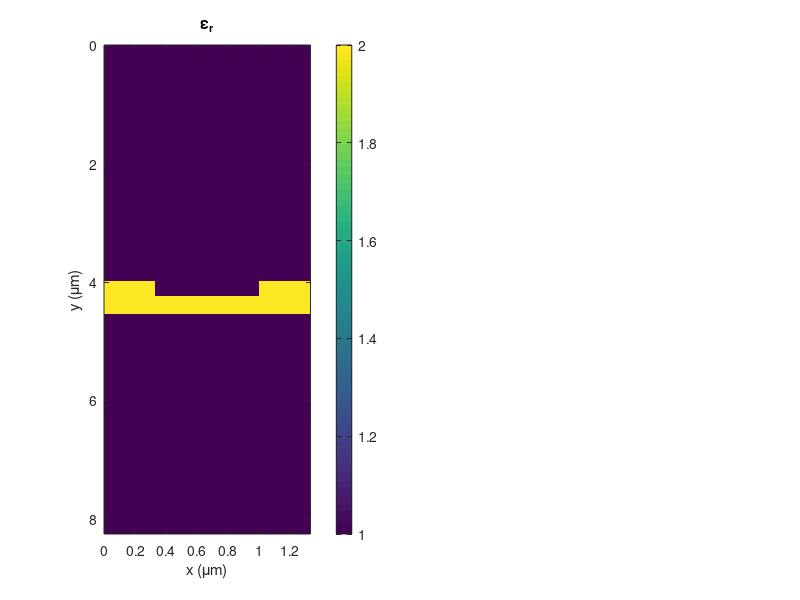

Reproduce this figure in MATLAB. (Note: this script raises an error after producing the figure.)
%%%%%%%%%%%%%%%%%%%%%%%%%%%%%%%%%%%%%%%%%%%%%%%%%%%%%%%%%%%%%%%%%%%%%%%%%%
%   Resonance Grating - FDFD Simulation
%       This MATLAB files simulates a single period of a rectangular
%       grating using the Finite-Difference Frequency Domain method.
%       The wavelength sweep goes from 2 um to 1 um.
%%%%%%%%%%%%%%%%%%%%%%%%%%%%%%%%%%%%%%%%%%%%%%%%%%%%%%%%%%%%%%%%%%%%%%%%%%
set(0,'DefaultFigureWindowStyle','docked');

% close all;
clc;
clear all;
close all;

% UNITS
micrometers = 1;
millimeters = 1e3 * micrometers;
meters = 1e3 * millimeters;
degrees = pi/180;
seconds = 1;
hertz = 1/seconds;
gigahertz = 1e9 * hertz;

% CONSTANTS
c0 = 299792458 * meters/seconds;

% POINTS FOR SWEEP 
Nf = 101;
tot_ref = zeros(1,Nf);
tot_trn = tot_ref;
tot_con = tot_ref;

% FIGURE SETTINGS 
fig = 1;        % 0 for no figures, 1 for figure animation

%%%%%%%%%%%%%%%%%%%%%%%%%%%%%%%%%%%%%%%%%%%%%%%%%%%%%%%%%%%%%%%%%%%%%%%%%
%% DEFINE SIMULATION PARAMETERS
%%%%%%%%%%%%%%%%%%%%%%%%%%%%%%%%%%%%%%%%%%%%%%%%%%%%%%%%%%%%%%%%%%%%%%%%%
% SOURCE PARAMETERS
SRC.lam0 = 1.55 * micrometers;    % Free space wavelength
SRC.theta = 0 * degrees;
SRC.MODE = 'E';                   % EM mode
f0 = c0/SRC.lam0;
lam01 = 1.4 * micrometers;
lam02 = 1.7 * micrometers;
lam0 = linspace(lam01,lam02,Nf);

% GRATING PARAMETERS
lamd = 1.55 * micrometers;      % Design wavelength
fd   = c0/lamd;                 % Design frequency
ur   = 1.0;                     % Grating permeability
er   = 2.0;                     % Grating permittivity
nr   = sqrt(ur*er);             % Substrate refractive index 
w    = 0.5000*lamd;             % Tooth width
L    = 0.8621*lamd;             % Grating period
d    = 0.1500*lamd;             % Grating depth
t    = lamd/(2*nr);             % Substrate thickness
ff   = 0.5;                    % Fill fraction

% EXTERNAL MATERIALS
ur1 = 1.0;                    % Reflection region permeability
er1 = 1.0;                    % Reflection region permittivity
ur2 = 1.0;                    % Transmission region permeability
er2 = 1.0;                    % Transmission region permittivity

% GRID PARAMETERS
NRES = 60;                    % Grid resolution
BUFZ = 2*lam02 * [1 1];       % Spacer region above and below grating
DEV.NPML = [20 20];           % Size of PML at top and bottom of grid

%%%%%%%%%%%%%%%%%%%%%%%%%%%%%%%%%%%%%%%%%%%%%%%%%%%%%%%%%%%%%%%%%%%%%%%%%
%% CALCULATE OPTIMIZED GRID
%%%%%%%%%%%%%%%%%%%%%%%%%%%%%%%%%%%%%%%%%%%%%%%%%%%%%%%%%%%%%%%%%%%%%%%%%
% Calculate refractive indices
ndev = sqrt(ur*er);
nref = sqrt(ur1*er1);
ntrn = sqrt(ur2*er2);

% Consider wavelengths
lam_min = min([lam01 lam02])/max([ndev nref ntrn]);
dlam = lam_min/NRES; 

% Consider mechanical parameters
dmin = w;            % x2 is the smallest defined distance
dd = dmin/2;   % Delta for distance

% Choose the highest resolution
dx = dlam;
dy = dx;

% Snap grid to critical dimension (in this case L and d+t)
Nx = 2*ceil(L/dx/2) + 1;      % First guess at grid spacing (odd for periodic)
Ny = ceil((d+t)/dy);

% Calculate new grid resolutions
dx = L/Nx;
dy = (d+t)/Ny;

% Incorporate PML and spacer regions
Ny = Ny + DEV.NPML(1) + DEV.NPML(2) + ceil(BUFZ(1)/dy) + ceil(BUFZ(2)/dy);

% Calculate 2x grid
Nx2 = 2*Nx;
Ny2 = 2*Ny;
dx2 = dx/2;
dy2 = dy/2;
DEV.RES = [dx2,dy2];
xa2 = [0:Nx2-1]*dx2;
ya2 = [0:Ny2-1]*dy2;

%%%%%%%%%%%%%%%%%%%%%%%%%%%%%%%%%%%%%%%%%%%%%%%%%%%%%%%%%%%%%%%%%%%%%%%%%
%% BUILD DEVICE ON 2x GRID
%%%%%%%%%%%%%%%%%%%%%%%%%%%%%%%%%%%%%%%%%%%%%%%%%%%%%%%%%%%%%%%%%%%%%%%%%
UR2 = ur1*ones(Nx2,Ny2);
ER2 = er1*ones(Nx2,Ny2);

% Calculate start and stop indices for filling in the grid
nt1 = 2*DEV.NPML(1) + ceil(BUFZ(1)/dy2);
nt2 = nt1 + round(t/dy2) - 1;
% nd1 = round((nt2+nt1)/2);
% nd2 = nt2;
nd2 = nt2;
nd1 = nt2 - round(d/dy2);
nx1 = round(Nx2*ff/2);
nx2 = round(Nx2 - Nx2*ff/2);

% Fill in the permeability regions
UR2(:,:) = ur;

% Fill in the permittivity regions
ER2(:,nt1:nt2) = er;
ER2(nx1:nx2,nd1:nd2) = 1;


DEV.UR2 = fliplr(UR2);
DEV.ER2 = fliplr(ER2);


figure('color','w');
if fig
    subplot(121);
end
imagesc(xa2,ya2,DEV.ER2');
title('\epsilon_r');
xlabel('x (\mum)'); ylabel('y (\mum)');
colorbar;

%%%%%%%%%%%%%%%%%%%%%%%%%%%%%%%%%%%%%%%%%%%%%%%%%%%%%%%%%%%%%%%%%%%%%%%%%
%% IMPLEMENT FDFD
%%%%%%%%%%%%%%%%%%%%%%%%%%%%%%%%%%%%%%%%%%%%%%%%%%%%%%%%%%%%%%%%%%%%%%%%%
for n = 1:Nf
    tic;
    SRC.lam0 = lam0(n);         %angle of incidence
    DAT = fdfd2d(DEV,SRC);
    tot_ref(n) = DAT.REF;
    tot_trn(n) = DAT.TRN;
    tot_con(n) = DAT.CON;
    clc;
    time = toc;
    min = floor(time*(Nf-n)/60);
    sec = round((time*(Nf-n)/60 - min)*60);
    disp(['Estimated Time: ' num2str(min) ' minutes '...
            num2str(sec) ' seconds']);
    disp([num2str(n) ' out of ' num2str(Nf) ' Iterations']);

    if fig
        subplot(122);
        imagesc(dx.*[0,Nx-1],dy.*[0,Ny-1],real(DAT.F)'); 
        title([SRC.MODE ' Mode @ ' num2str(SRC.lam0) ' \mum']);
        shading interp;
        xlabel('x (\mum)'); ylabel('y (\mum)');
        colorbar;
    %     axis equal tight;
        drawnow;
    end
end
%%%%%%%%%%%%%%%%%%%%%%%%%%%%%%%%%%%%%%%%%%%%%%%%%%%%%%%%%%%%%%%%%%%%%%%%%
%% DISPLAY
%%%%%%%%%%%%%%%%%%%%%%%%%%%%%%%%%%%%%%%%%%%%%%%%%%%%%%%%%%%%%%%%%%%%%%%%%

disp('DASHBOARD PARAMETERS:');
disp(['Source Frequency = ' num2str(f0(end)./gigahertz) ' GHz']);
disp(['Angle of Incidence = ' num2str(SRC.theta./degrees) ' degrees']);
disp(['Electromagnetic Mode = ' SRC.MODE]);
disp(['Device Design Frequency = ' num2str(fd./gigahertz) ' GHz']);
disp(['w = ' num2str(w./micrometers) ' mm']);
disp(['L = ' num2str(L./micrometers) ' mm']);
disp(['d = ' num2str(d./micrometers) ' mm']);
disp(['t = ' num2str(t./micrometers) ' mm']);
disp(['ur = ' num2str(ur)]);
disp(['er = ' num2str(er)]);
disp(['ur1 = ' num2str(ur1)]);
disp(['er1 = ' num2str(er1)]);
disp(['ur2 = ' num2str(ur2)]);
disp(['er2 = ' num2str(er2)]);
disp(['NRES = ' num2str(NRES)]);
disp(['BUFZ = [' num2str(BUFZ(1)/SRC.lam0) ' ' num2str(BUFZ(2)/SRC.lam0) ']*lam0']);
disp(['NPML = [' num2str(DEV.NPML(1)) ' ' num2str(DEV.NPML(2)) ']']);
disp(' ');

ref_diff_orders = find(DAT.RDE);
trn_diff_orders = find(DAT.TDE);
disp('REFLECTION DIFFRACTION ORDERS:');
for n = ref_diff_orders(1):ref_diff_orders(end)
    disp(['RDE(' num2str(n - ceil(Nx/2)) ') = ' num2str(100*DAT.RDE(n)) '%']);
end
disp(' ');
disp('TRANSMISSION DIFFRACTION ORDERS:');
for n = trn_diff_orders(1):trn_diff_orders(end)
    disp(['TDE(' num2str(n - ceil(Nx/2)) ') = ' num2str(100*DAT.TDE(n)) '%']);
end
disp(' ');

disp('OVERALL:');
disp(['REF = ' num2str(100*DAT.REF) '%']);
disp(['TRN = ' num2str(100*DAT.TRN) '%']);
disp(['CON = ' num2str(100*DAT.CON) '%']);

figure('color','white');
plot(lam0./micrometers,100.*tot_ref,'r','linewidth',2);
hold on;
plot(lam0./micrometers,100.*tot_trn,'b','linewidth',2);
plot(lam0./micrometers,100.*tot_con,'--k','linewidth',2);
hold off;
title([SRC.MODE ' Mode Wavelength Sweep']);
xlabel('Wavelength \lambda (\mum)'); ylabel('Power (%)');
legend('Reflectance','Transmittance','Conservation');
xlim([lam0(1) lam0(end)]./micrometers); ylim([0 102]);




